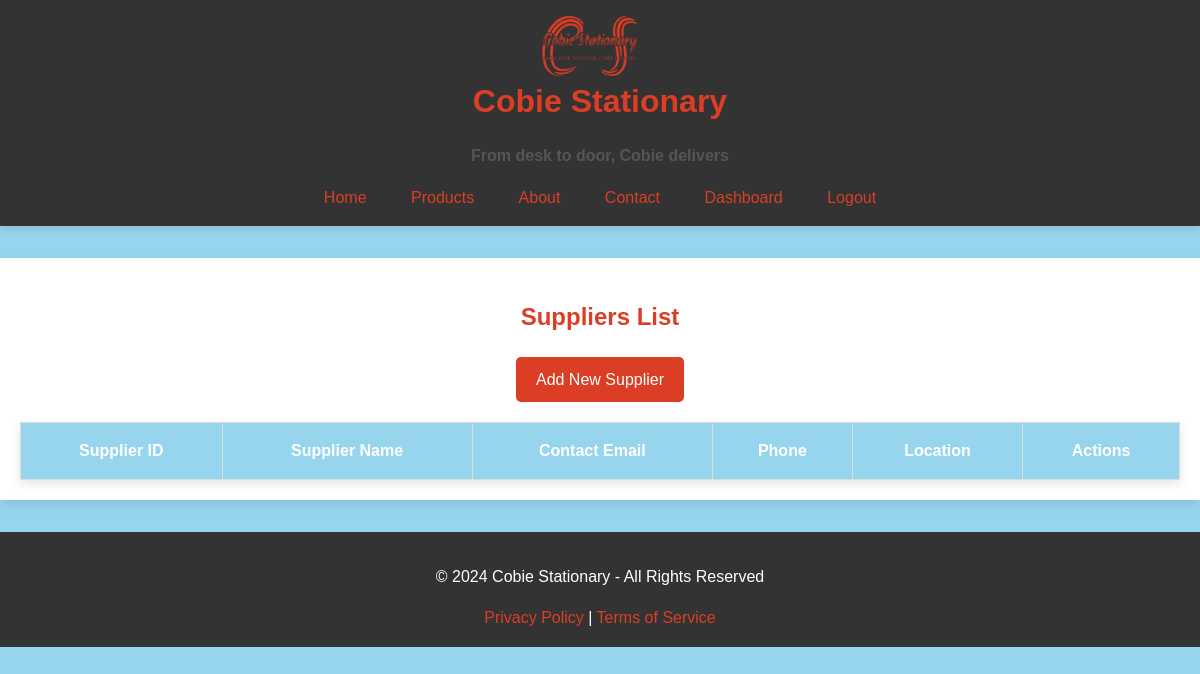
/reg/view/suppliers (signed in), run on an earlier commit of the app's database.
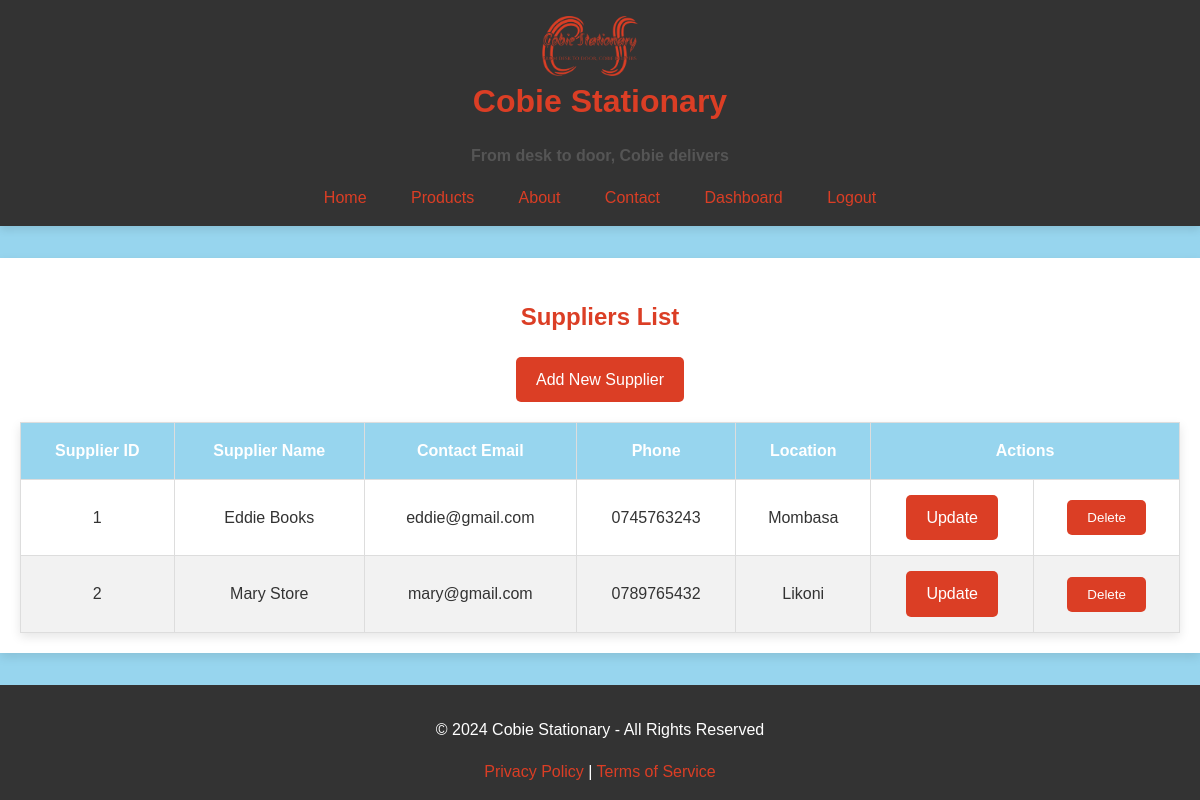
And on a later commit of the database.
### app/models.py (models this page shows, shortened)
class Supplier(db.Model):
    __tablename__ = 'suppliers'
    supplier_id = db.Column(db.Integer, primary_key=True, autoincrement=True)
    supplier_name = db.Column(db.String(255), nullable=False)
    contact_name = db.Column(db.String(255), nullable=True)
    contact_email = db.Column(db.String(255), nullable=True)
    contact_phone = db.Column(db.String(20), nullable=True)
    address = db.Column(db.Text, nullable=True)
    products = db.relationship('Product', backref='supplier', lazy=True)

### app/reg/routes.py (the view)
@reg_bp.route('/view/suppliers')
@login_required
def view_supplier():
    suppliers = Supplier.query.all()
    return render_template('view_supplier.html', suppliers=suppliers)

### app/__init__.py (called while the page is built)
def create_app():
    app = Flask(__name__)
    app.config.from_object(Config)
    app.config['REMEMBER_COOKIE_DURATION'] = timedelta(minutes=1)
    db.init_app(app)
    login_manager.init_app(app)
    login_manager.login_view = 'auth.login'
    @login_manager.user_loader
    def load_user(user_id):
        return User.query.get(int(user_id))
    with app.app_context():
        db.create_all()  # Creates tables if they don't exist
    from app.base import base_bp
    app.register_blueprint(base_bp, url_prefix='')
    from app.reg import reg_bp
    app.register_blueprint(reg_bp, url_prefix='/reg')
    from app.auth import auth_bp
    app.register_blueprint(auth_bp, url_prefix='/auth')
    from app.inventory import inventory_bp
    app.register_blueprint(inventory_bp, url_prefix='/inventory')
    return app

### app/reg/templates/view_supplier.html (shortened to what this page needs)
{% extends 'base.html' %}
{% block head %}
<link rel="stylesheet" href="{{ url_for('static', filename='css/tables.css') }}">
{% endblock %}
{% block content %}
    <h2>Suppliers List</h2>
    <a href="{{ url_for('reg.add_supplier') }}" class="btn btn-primary mb-3">Add New Supplier</a>
    <table class="table">
        <thead>
            <tr>
                <th>Supplier ID</th>
                <th>Supplier Name</th>
                <th>Contact Email</th>
                <th>Phone</th>
                <th>Location</th>
                <th colspan="2">Actions</th>
            </tr>
        </thead>
        <tbody>
            {% for supplier in suppliers %}
            <tr>
                <td>{{ supplier.supplier_id }}</td>
                <td>{{ supplier.supplier_name }}</td>
                <td>{{ supplier.contact_email }}</td>
                <td>{{ supplier.contact_phone }}</td>
                <td>{{ supplier.address }}</td>
                <td>
                    <a href="{{ url_for('reg.update_supplier', supplier_id=supplier.supplier_id) }}" class="btn btn-primary">Update</a>
                </td>
                <td>
                    <form method="POST" action="{{ url_for('reg.delete_supplier', supplier_id=supplier.supplier_id) }}" onsubmit="return confirm('Are you sure you want to delete this supplier?');">
                        <button type="submit" class="btn btn-danger">Delete</button>
                    </form>
                </td>
            </tr>
            {% endfor %}
        </tbody>
    </table>
{% endblock %}

### app/base/templates/base.html (shortened to what this page needs)
<!DOCTYPE html>
<html lang="en">
<head>
    <link rel="stylesheet" href="{{ url_for('static', filename='css/styles.css') }}">
    {% block head %}{% endblock %}
</head>
<body>
    <header>
        <div class="header-content">
            <img src="{{ url_for('static', filename='images/logo.png') }}" alt="Cobie Stationary Logo" class="logo">
            <div class="header-text">
                <h1>Cobie Stationary</h1>
                <h3>From desk to door, Cobie delivers</h3>
            </div>
        </div>
        <nav>
            <a href="{{ url_for('base.index') }}">Home</a>
            <a href="#">Products</a>
            <a href="#">About</a>
            <a href="#">Contact</a>
            {% if current_user.is_authenticated %}
                {% if current_user.role == 'Admin' %}
                    <a href="{{ url_for('base.admin_dashboard') }}">Dashboard</a>
                {% elif current_user.role == 'Salesperson' %}
                    <a href="{{ url_for('base.salesperson_dashboard') }}">Dashboard</a>
                {% endif %}
                <a href="{{ url_for('auth.logout') }}">Logout</a>
            {% else %}
                <a href="{{ url_for('reg.user_registration') }}">Sign Up</a>
                <a href="{{ url_for('auth.login') }}">Login</a>
            {% endif %}
        </nav>
    </header>
    <div class="container">
        {% block content %}{% endblock %}
    </div>
    <footer>
        <p>&copy; 2024 Cobie Stationary - All Rights Reserved</p>
        <a href="#">Privacy Policy</a> |
        <a href="#">Terms of Service</a>
    </footer>
</body>
</html>

### app/static/css/styles.css (style rules this page uses)
body { background-color: #97D5EE; color: #DB3E25; font-family: 'Arial', sans-serif; margin: 0; padding: 0; line-height: 1.6; text-align: center; }
header { background-color: #333333; box-shadow: 0px 4px 8px rgba(0, 0, 0, 0.1); padding: 1rem; margin-bottom: 2rem; }
.header-content { display: flexbox; justify-content: space-between; align-items: center; max-width: 1200px; margin: 0 auto; }
.header-text h1 { font-size: 2rem; margin: 0; }
.header-text h3 { font-size: 1rem; color: #555555; }
.logo { height: 60px; width: auto; margin-right: 20px; vertical-align: middle; }
nav { margin-top: 0.5rem; }
nav a { color: #DB3E25; text-decoration: none; padding: 0.625rem 1.25rem; border-radius: 5px; transition: background-color 0.3s ease; }
.container { max-width: 1200px; margin: 2rem auto; padding: 1.25rem; }
footer { background-color: #333333; color: #ffffff; padding: 1rem 0; text-align: center; }
footer a { color: #DB3E25; text-decoration: none; }

### app/static/css/tables.css (style rules this page uses)
.container { max-width: 1200px; margin: 2rem auto; padding: 1.25rem; background-color: #ffffff; box-shadow: 0px 4px 10px rgba(0, 0, 0, 0.1); }
.table { width: 100%; border-collapse: collapse; margin-top: 20px; box-shadow: 0px 4px 10px rgba(0, 0, 0, 0.1); }
.table th, .table td { padding: 15px; border: 1px solid #ddd; text-align: center; }
.table th { background-color: #97D5EE; color: #ffffff; font-weight: bold; }
.table tbody tr:nth-child(even) { background-color: #f2f2f2; }
.table tbody td { color: #333333; }
.btn { padding: 10px 20px; background-color: #DB3E25; color: #ffffff; border: none; border-radius: 5px; cursor: pointer; text-decoration: none; display: inline-block; transition: background-color 0.3s ease; }

What changed in the data, as far as the page shows it:
added Supplier: supplier_id "1", supplier_name "Eddie Books", contact_email "eddie@gmail.com", contact_phone "0745763243", address "Mombasa"
added Supplier: supplier_id "2", supplier_name "Mary Store", contact_email "mary@gmail.com", contact_phone "0789765432", address "Likoni"
